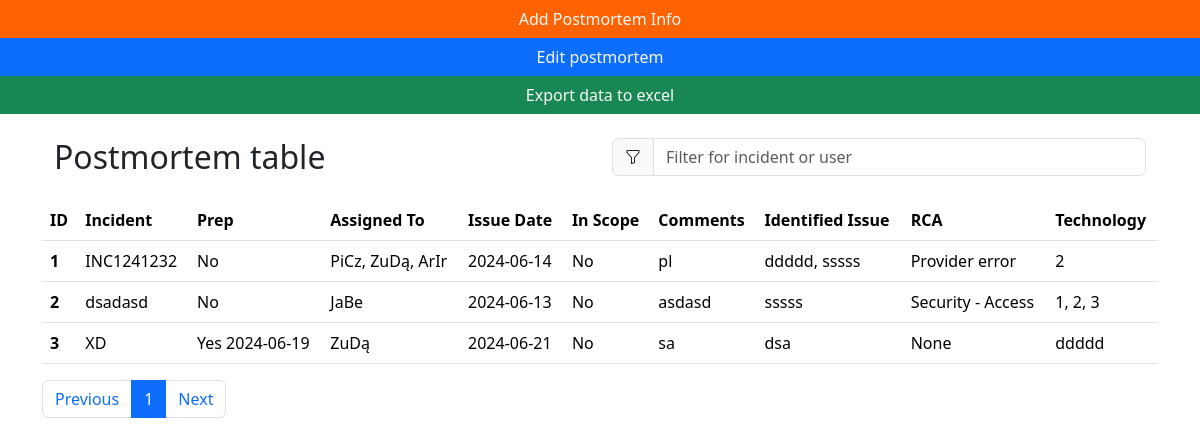
Before: / with the older database file.
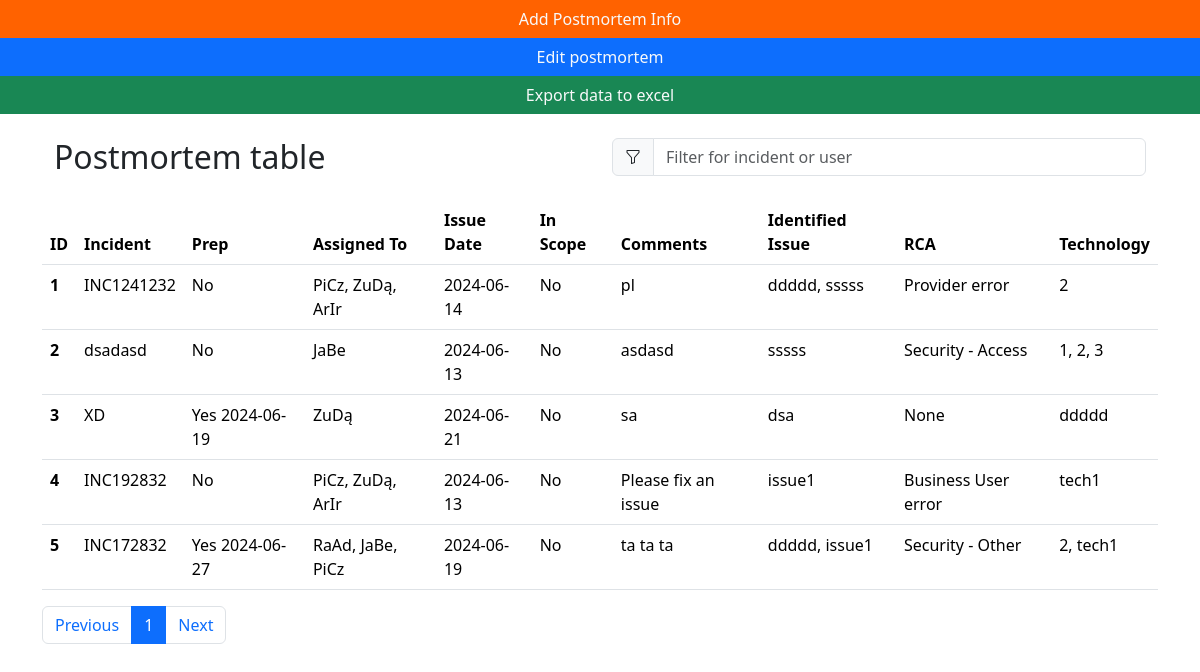
After: the same page with the newer database file.
### app.py (models this page shows, shortened)
class Row(db.Model):
    __tablename__ = 'rows'
    id = db.Column(db.Integer, primary_key=True)
    incident = db.Column(db.String)
    prep = db.Column(db.String)
    assigned_to = db.Column(db.String(100), nullable=True)
    issue_date = db.Column(db.String)
    in_scope = db.Column(db.String)
    comments = db.Column(db.String)
    rca = db.Column(db.String)
    identified_issue = db.Column(db.String)
    technology = db.Column(db.String)

### app.py (the view, shortened to what this page needs)
@app.route('/', methods=['GET', 'POST'])
def index():
    form = RowForm()
    page = request.args.get('page', 1, type=int)
    rows = Row.query.paginate(page=page, per_page=ROWS_PER_PAGE)
    all_rows = Row.query.all()
    return render_template('index.html', rows=rows, all_rows=all_rows, form=form)

### app.py
class RowForm(FlaskForm):
    csrf_token = HiddenField()
    incident = StringField('Incident', validators=[DataRequired()])
    prep_checkbox = BooleanField('Prep')
    prep_date = DateField('Prep Date')
    assigned_to = StringField('Assigned To', validators=[DataRequired()])
    issue_date = DateField('Date', validators=[DataRequired()])
    in_scope = BooleanField('In Scope')
    comments = TextAreaField('Comments')
    rca = StringField('Root Cause Analysis')
    identified_issue = StringField('Identified Issue', validators=[DataRequired()])
    technology = StringField('Technology', validators=[DataRequired()])

### templates/index.html (shortened to what this page needs)
<!DOCTYPE html>
<html lang="en">
<head>
    <link rel="stylesheet" href="{{ url_for('static', filename='bootstrap.min.css') }}">
    <link rel="stylesheet" href="{{ url_for('static', filename='index.css') }}">
    <link rel="stylesheet" href="{{ url_for('static', filename='slimselect.css') }}">
</head>
<body>
    <button style="background-color: #ff6200;" class="w-100 btn text-light rounded-0" id="create-row-btn">Add Postmortem Info</button>
    <button class=" w-100 btn btn-primary text-light rounded-0" id="edit-postmortem">Edit postmortem</button>
    <button class=" w-100 btn btn-success text-light rounded-0" id="excel-export">Export data to excel</button>
    <div class="w-100 container d-flex flex-column mx-auto justify-content-center">
        <div class="container text-center">
            <div class="row">
                <div class="col text-start equal-width">
                    <h2 class="mt-4 mb-4">Postmortem table</h2>
                </div>
                <div class="col equal-width">
                    <div class="input-group mb-3 mt-4 input-group-custom">
                        <span class="input-group-text" id="basic-addon1">
                        </span>
                        <input type="text" id="userFilter" class="form-control" placeholder="Filter for incident or user" aria-label="Username" aria-describedby="basic-addon1">
                    </div>
                </div>
            </div>
        </div>
        <table class="table" id="rows-table">
            <thead>
                <tr>
                    <th scope="col">ID</th>
                    <th scope="col">Incident</th>
                    <th scope="col">Prep</th>
                    <th scope="col">Assigned To</th>
                    <th scope="col">Issue Date</th>
                    <th scope="col">In Scope</th>
                    <th scope="col">Comments</th>
                    <th scope="col">Identified Issue</th>
                    <th scope="col">RCA</th>
                    <th scope="col">Technology</th>
                </tr>
            </thead>
            <tbody>
                {% for row in rows %}
                    <tr>
                        <th scope="row">{{ row.id }}</th>
                        <td>{{ row.incident }}</td>
                        <td>{{ row.prep }}</td>
                        <td>{{ row.assigned_to }}</td>
                        <td>{{ row.issue_date }}</td>
                        <td>{{ row.in_scope }}</td>
                        <td>{{ row.comments }}</td>
                        <td>{{ row.identified_issue }}</td>
                        <td>{{ row.rca }}</td>
                        <td>{{ row.technology }}</td>
                    </tr>
                {% endfor %}
            </tbody>
        </table>
        <nav aria-label="Page navigation">
            <ul class="pagination">
                <li class="page-item" id="previousPage">
                    <a class="page-link" href="#">Previous</a>
                </li>
                {% for page_num in rows.iter_pages() %}
                    {% if page_num %}
                        <li class="page-item {% if page_num == rows.page %}active{% endif %}">
                            <a class="page-link" id="page{{ page_num }}" href="#">{{ page_num }}</a>
                        </li>
                    {% else %}
                        <li class="page-item disabled">
                            <a class="page-link" href="#">...</a>
                        </li>
                    {% endif %}
                {% endfor %}
                <li class="page-item" id="nextPage">
                    <a class="page-link" href="#">Next</a>
                </li>
            </ul>
        </nav>
    </div>
</body>
</html>

### static/slimselect.css (style rules this page uses)
:root { --ss-primary-color: #5897fb;--ss-bg-color: #ffffff;--ss-font-color: #4d4d4d;--ss-font-placeholder-color: #8d8d8d;--ss-disabled-color: #dcdee2;--ss-border-color: #dcdee2;--ss-highlight-color: #fffb8c;--ss-success-color: #00b755;--ss-error-color: #dc3545;--ss-focus-color: #5897fb;--ss-main-height: 30px;--ss-content-height: 300px;--ss-spacing-l: 7px;--ss-spacing-m: 5px;--ss-spacing-s: 3px;--ss-animation-timing: 0.2s;--ss-border-radius: 4px }

Changed rows visible on the page:
added Row: id "4", incident "INC192832", prep "No", assigned_to "PiCz, ZuDą, ArIr", issue_date "2024-06-13", in_scope "No", comments "Please fix an issue", identified_issue "issue1", rca "Business User error", technology "tech1"
added Row: id "5", incident "INC172832", prep "Yes 2024-06-27", assigned_to "RaAd, JaBe, PiCz", issue_date "2024-06-19", in_scope "No", comments "ta ta ta", identified_issue "ddddd, issue1", rca "Security - Other", technology "2, tech1"
